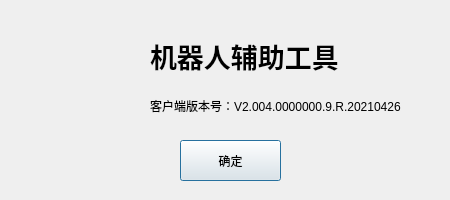
<?xml version="1.0" encoding="UTF-8"?>
<ui version="4.0">
 <class>VersionDlg</class>
 <widget class="QDialog" name="VersionDlg">
  <property name="geometry">
   <rect>
    <x>0</x>
    <y>0</y>
    <width>450</width>
    <height>200</height>
   </rect>
  </property>
  <property name="windowTitle">
   <string>版本信息</string>
  </property>
  <widget class="QLabel" name="label_2">
   <property name="geometry">
    <rect>
     <x>150</x>
     <y>40</y>
     <width>281</width>
     <height>31</height>
    </rect>
   </property>
   <property name="font">
    <font>
     <pointsize>20</pointsize>
     <weight>75</weight>
     <bold>true</bold>
    </font>
   </property>
   <property name="text">
    <string>机器人辅助工具</string>
   </property>
  </widget>
  <widget class="QPushButton" name="btn_Ok">
   <property name="geometry">
    <rect>
     <x>180</x>
     <y>140</y>
     <width>101</width>
     <height>41</height>
    </rect>
   </property>
   <property name="text">
    <string>确定</string>
   </property>
  </widget>
  <widget class="QLabel" name="label">
   <property name="geometry">
    <rect>
     <x>40</x>
     <y>50</y>
     <width>61</width>
     <height>61</height>
    </rect>
   </property>
   <property name="styleSheet">
    <string notr="true">border-image: url(:/image/AppT.ico);</string>
   </property>
   <property name="text">
    <string/>
   </property>
  </widget>
  <widget class="QLabel" name="label_3">
   <property name="geometry">
    <rect>
     <x>150</x>
     <y>90</y>
     <width>281</width>
     <height>31</height>
    </rect>
   </property>
   <property name="text">
    <string>客户端版本号：V2.004.0000000.9.R.20210426</string>
   </property>
  </widget>
 </widget>
 <resources/>
 <connections/>
</ui>
